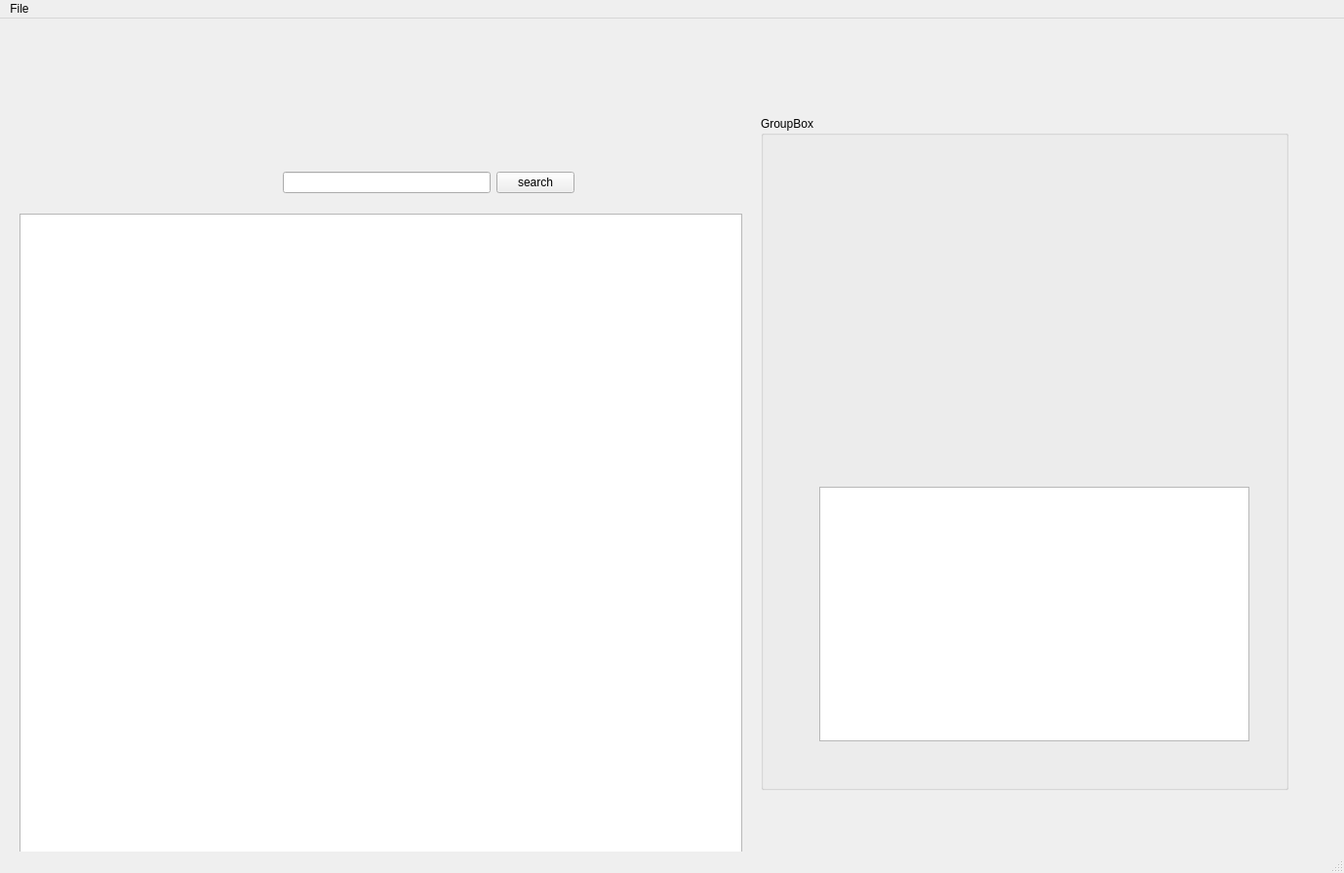
<?xml version="1.0" encoding="UTF-8"?>
<ui version="4.0">
 <class>MainWindow</class>
 <widget class="QMainWindow" name="MainWindow">
  <property name="geometry">
   <rect>
    <x>0</x>
    <y>0</y>
    <width>1378</width>
    <height>895</height>
   </rect>
  </property>
  <property name="windowTitle">
   <string>MainWindow</string>
  </property>
  <widget class="QWidget" name="centralwidget">
   <widget class="QListWidget" name="listWidget">
    <property name="geometry">
     <rect>
      <x>20</x>
      <y>200</y>
      <width>741</width>
      <height>671</height>
     </rect>
    </property>
   </widget>
   <widget class="QGroupBox" name="groupBox">
    <property name="geometry">
     <rect>
      <x>780</x>
      <y>100</y>
      <width>541</width>
      <height>691</height>
     </rect>
    </property>
    <property name="title">
     <string>GroupBox</string>
    </property>
    <widget class="QTreeView" name="treeView">
     <property name="geometry">
      <rect>
       <x>60</x>
       <y>380</y>
       <width>441</width>
       <height>261</height>
      </rect>
     </property>
    </widget>
   </widget>
   <widget class="QWidget" name="layoutWidget">
    <property name="geometry">
     <rect>
      <x>290</x>
      <y>150</y>
      <width>299</width>
      <height>36</height>
     </rect>
    </property>
    <layout class="QHBoxLayout" name="horizontalLayout">
     <item>
      <widget class="QLineEdit" name="lineEdit"/>
     </item>
     <item>
      <widget class="QPushButton" name="pushButton">
       <property name="text">
        <string>search</string>
       </property>
      </widget>
     </item>
    </layout>
   </widget>
  </widget>
  <widget class="QMenuBar" name="menubar">
   <property name="geometry">
    <rect>
     <x>0</x>
     <y>0</y>
     <width>1378</width>
     <height>31</height>
    </rect>
   </property>
   <widget class="QMenu" name="menuFile">
    <property name="title">
     <string>File</string>
    </property>
   </widget>
   <addaction name="menuFile"/>
  </widget>
  <widget class="QStatusBar" name="statusbar"/>
 </widget>
 <resources/>
 <connections/>
</ui>
